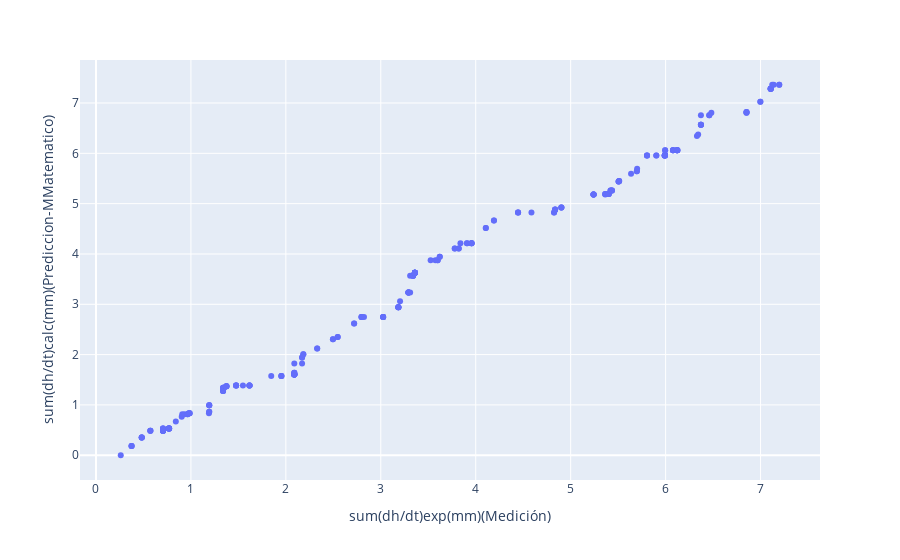

Source (notebook cell):
### Code cell
# x and y given as DataFrame columns
import plotly.express as px

fig = px.scatter(train_dataset3Modelomatematico, x='sum(dh/dt)exp(mm)(Medición)', y='sum(dh/dt)calc(mm)(Prediccion-MMatematico)')

fig.show()
#plt.plot(df['Año'].values,color='blue')

### Figure 1 — Plotly figure (JSON) as saved in the notebook; plotly's stock layout.template omitted (floating-point values rounded to 4 significant figures; data arrays with more than 128 entries replaced by an {"elided": "..."} marker saying what was removed)
{"data": [{"hovertemplate": "sum(dh/dt)exp(mm)(Medición)=%{x}<br>sum(dh/dt)calc(mm)(Prediccion-MMatematico)=%{y}<extra></extra>", "legendgroup": "", "marker": {"color": "#636efa", "symbol": "circle"}, "mode": "markers", "name": "", "orientation": "v", "showlegend": false, "type": "scatter", "x": {"elided": "242 float values"}, "xaxis": "x", "y": {"elided": "242 float values"}, "yaxis": "y"}], "layout": {"legend": {"tracegroupgap": 0}, "margin": {"t": 60}, "xaxis": {"anchor": "y", "domain": [0, 1], "title": {"text": "sum(dh/dt)exp(mm)(Medición)"}}, "yaxis": {"anchor": "x", "domain": [0, 1], "title": {"text": "sum(dh/dt)calc(mm)(Prediccion-MMatematico)"}}}}
